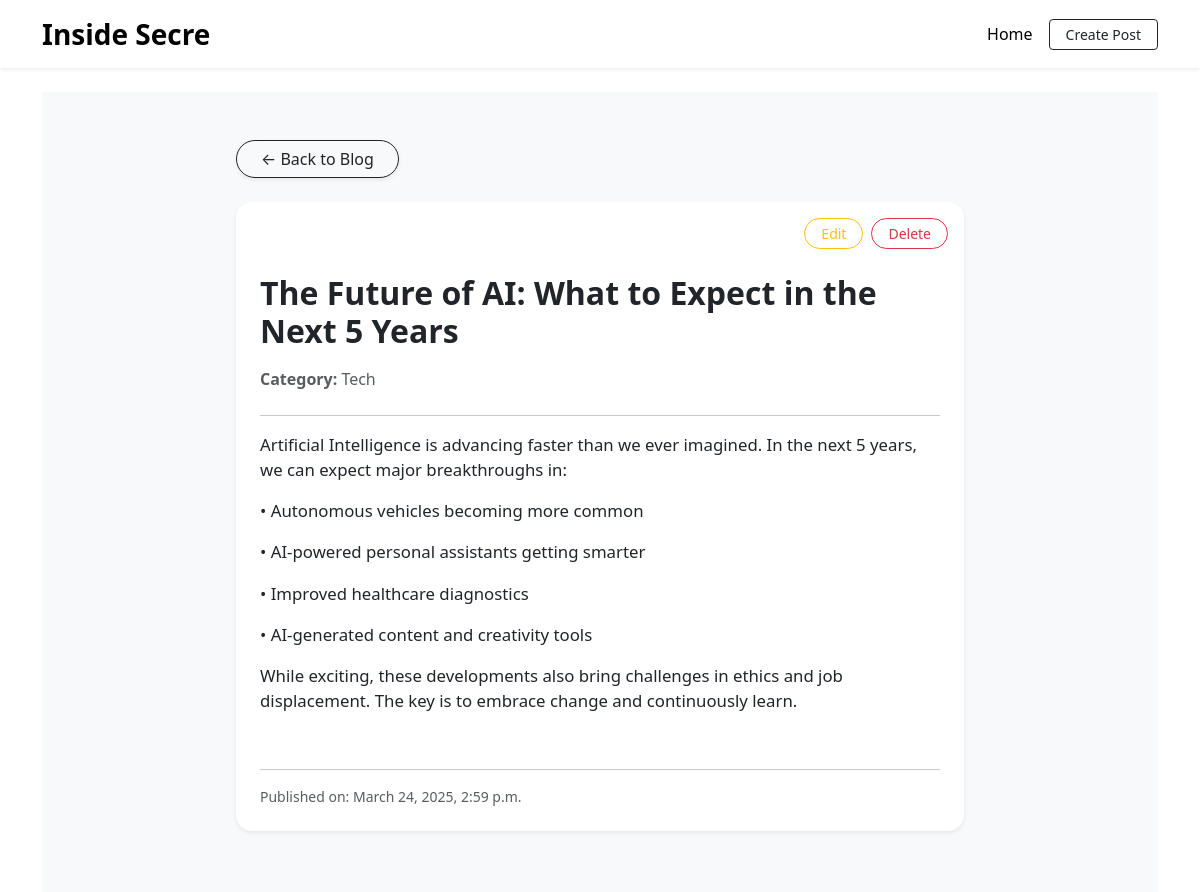
/blog/post/14/, run on the app's committed database.
### blog/models.py (models this page shows, shortened)
class BlogPost(models.Model):
    CATEGORY_CHOICES = [
        ("Tech", "Tech"),
        ("Life", "Life"),
        ("Tutorial", "Tutorial"),
        ("News", "News"),
    ]
    title = models.CharField(max_length=200)
    content = models.TextField()
    created_at = models.DateTimeField(auto_now_add=True)
    category = models.CharField(max_length=50, choices=CATEGORY_CHOICES, default="Tech")

### blog/views.py (the view)
# urls.py: path("post/<int:post_id>/", views.blog_detail, name="blog_detail"),  # blog detail
def blog_detail(request, post_id):
    post = get_object_or_404(BlogPost, pk=post_id)
    post.content_html = mark_safe(markdown.markdown(post.content))
    return render(request, "blog/detail.html", {"post": post})

### blog/templates/blog/detail.html (shortened to what this page needs)
{% extends 'blog/base.html' %}
{% block content %}
<div class="py-5" style="background-color: #f8f9fa; min-height: 100vh;">
    <div class="container d-flex justify-content-center align-items-center">
        <div class="col-md-8">
            <a href="{% url 'blog_home' %}" class="btn btn-outline-dark mb-4 rounded-pill px-4 shadow-sm">← Back to Blog</a>
            <div class="card shadow-sm border-0 rounded-4 p-4 position-relative">
                <div class="position-absolute top-0 end-0 mt-3 me-3 d-flex gap-2">
                    <a href="{% url 'edit_post' post.id %}" class="btn btn-outline-warning btn-sm rounded-pill px-3">Edit</a>
                    <a href="{% url 'delete_post' post.id %}" class="btn btn-outline-danger btn-sm rounded-pill px-3">Delete</a>
                </div>
                <h2 class="card-title fw-bold mb-3">{{ post.title }}</h2>
                <p class="text-muted mb-2"><strong>Category:</strong> {{ post.category }}</p>
                <hr>
                <div class="card-text mb-4" style="font-size: 1.05rem;">
                    {{ post.content_html|safe }}
                </div>
                <hr>
                <small class="text-muted">Published on: {{ post.created_at }}</small>
            </div>
        </div>
    </div>
</div>
{% endblock %}

### blog/templates/blog/base.html (style rules this page uses)
body { opacity: 0; transition: opacity 0.4s ease-in; }
body.loaded { opacity: 1; }

### blog/templates/blog/detail.html (style rules this page uses)
.card { transition: transform 0.2s ease, box-shadow 0.2s ease; }

### data on the page
BlogPost: title "The Future of AI: What to Expect in the Next 5 Years", category "Tech", content_html "Artificial Intelligence is advancing faster than we ever imagined. In the next 5 years, we can expect major breakthroughs in: • Autonomous vehicles becoming more common • AI-powered personal assistants getting smarter • Improved healthcare diagnostics • AI-generated content and creativity tools While exciting, these developments also bring challenges in ethics and job displacement. The key is to embrace change and continuously learn.", created_at "March 24, 2025, 2:59 p.m."
